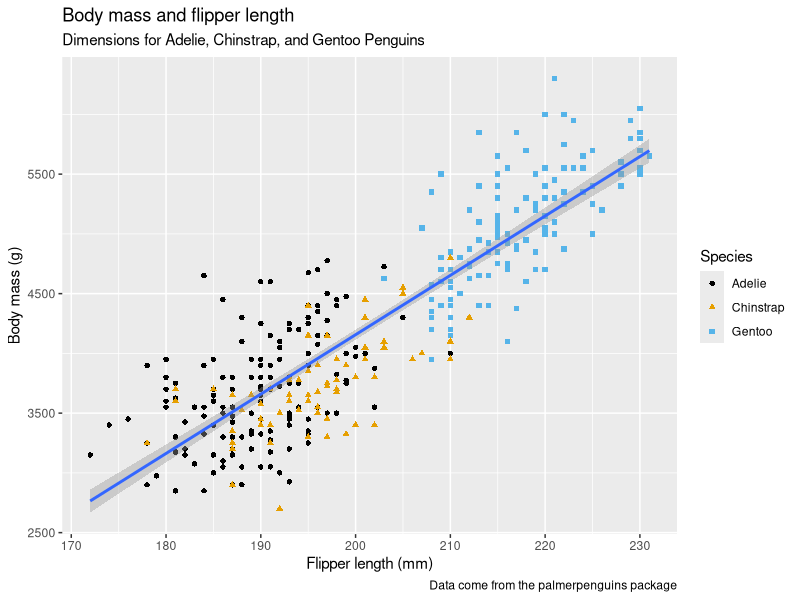
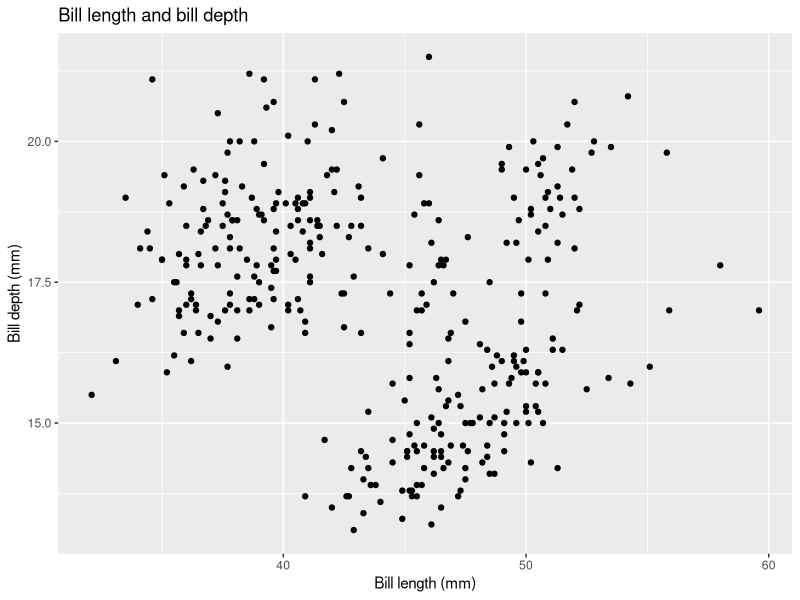
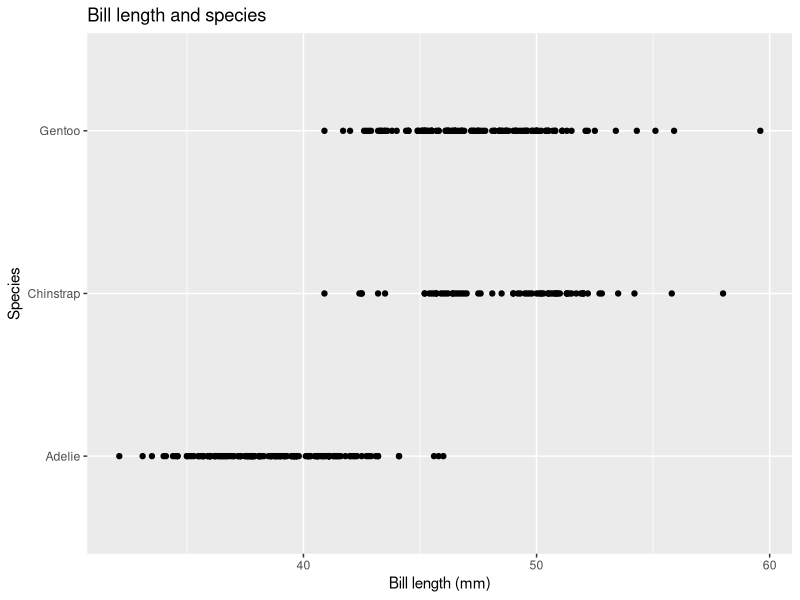
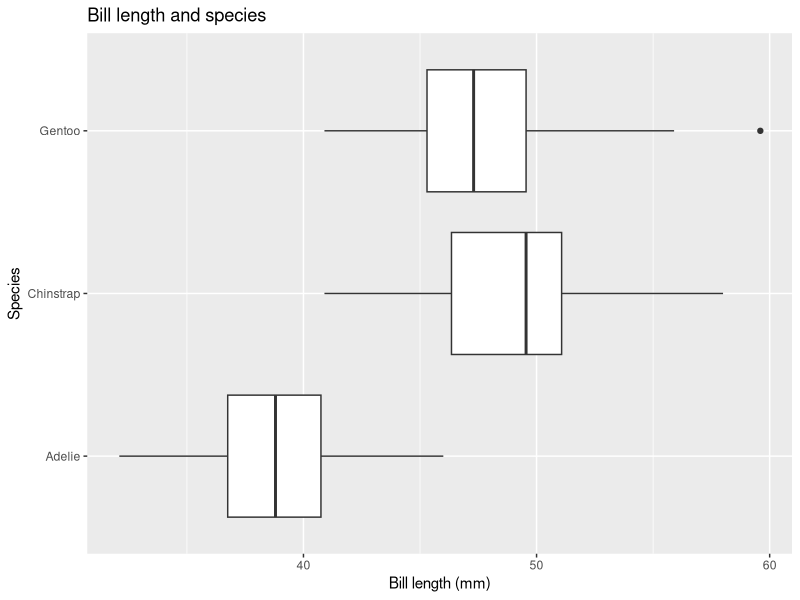
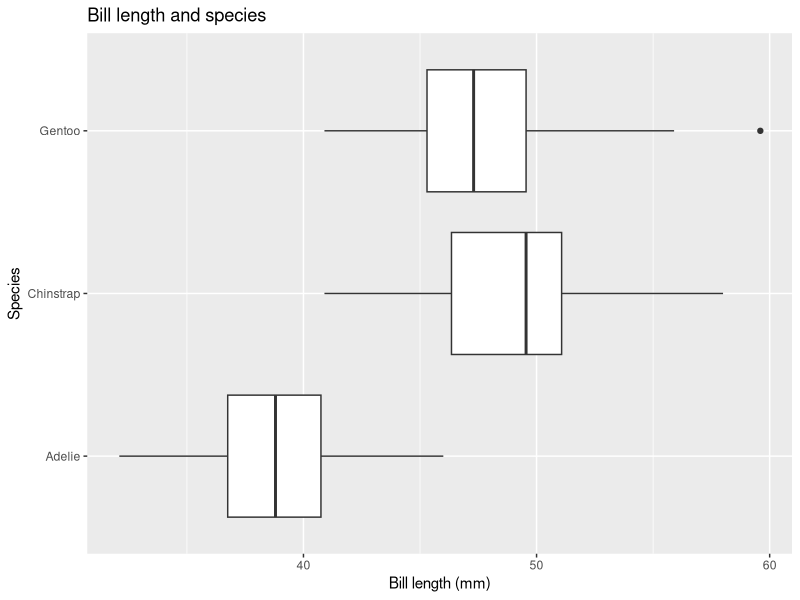
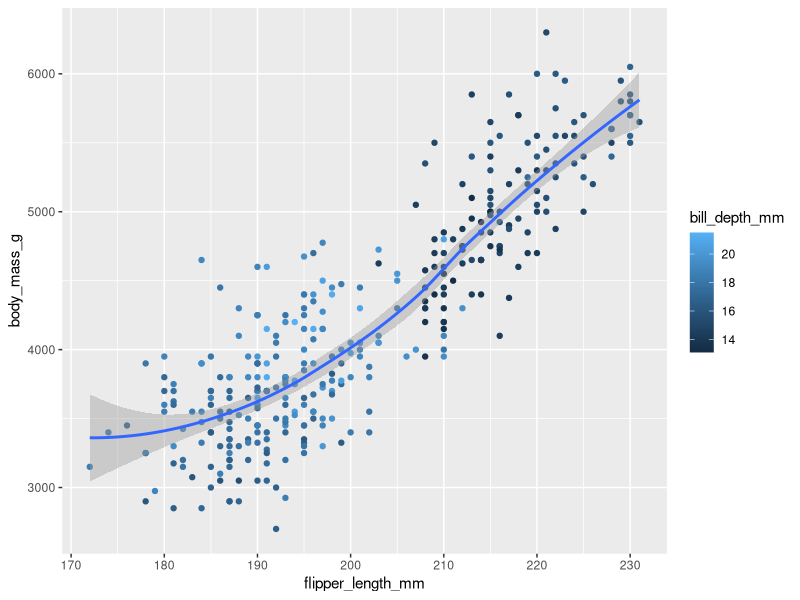
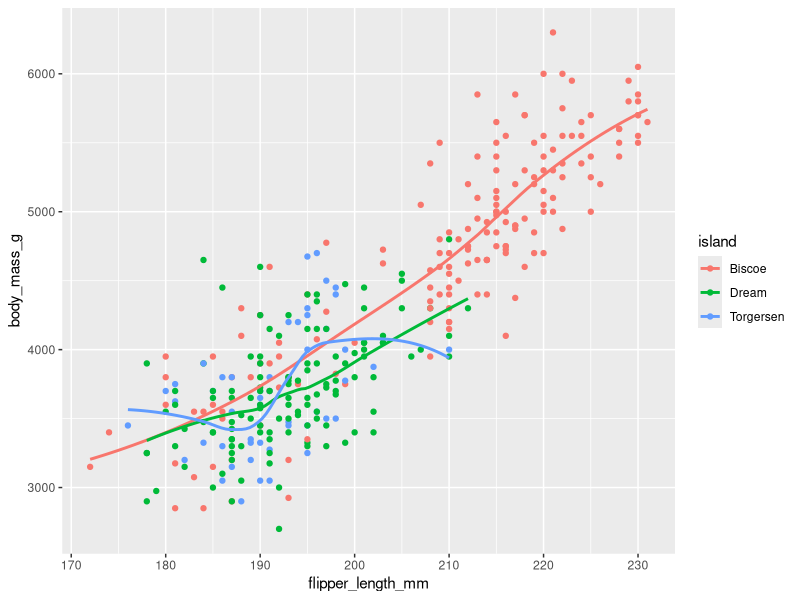
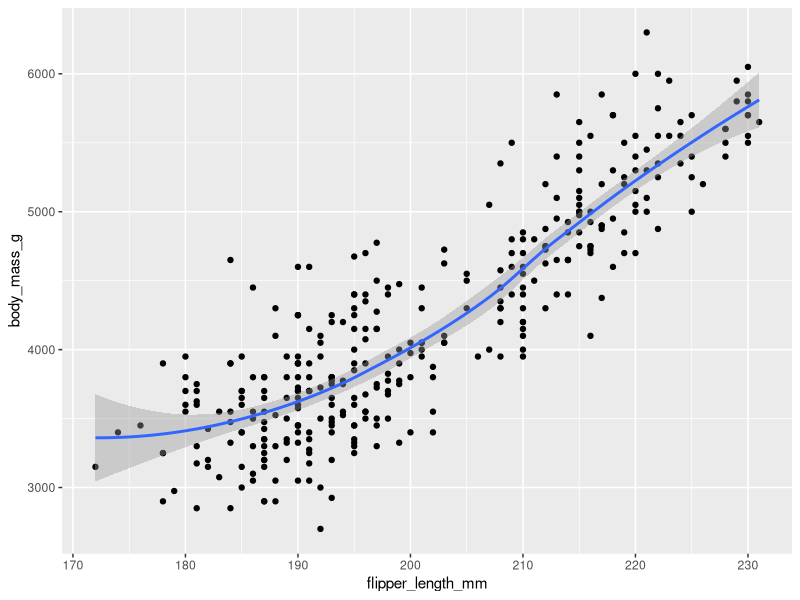

Generate these figures, in order, with R:
## ---- chunk 1
knitr::opts_chunk$set(echo = TRUE)
setwd('/Users/danielstafford/Coding/Tutorials/R-For-Data-Science')
getwd()
## ---- chunk 2
if (!require('tidyverse')) install.packages('tidyverse')
if (!require('palmerpenguins')) install.packages('palmerpenguins')
if (!require('ggthemes')) install.packages('ggthemes')

library(tidyverse)
library(palmerpenguins)
library(ggthemes)
## ---- chunk 3
penguins
glimpse(penguins)
View(penguins)
?penguins
## ---- chunk 4
ggplot(
  data = penguins, # data = optional
  mapping = aes(x = flipper_length_mm, y = body_mass_g)
) + # mapping = optional, inside first () so passed globally
  geom_point(mapping = aes(color = species, shape = species)) + # define colors for just points
  geom_smooth(method = "lm") +
  labs(
    title = "Body mass and flipper length",
    subtitle = "Dimensions for Adelie, Chinstrap, and Gentoo Penguins",
    x = "Flipper length (mm)",
    y = "Body mass (g)",
    color = "Species",
    shape = "Species",
    caption = "Data come from the palmerpenguins package"
  ) +
  scale_color_colorblind()


## ---- chunk 5
dim(penguins) # 344 rows, 8 columns

?penguins # a number denoting bill depth (millimeters) <- thickness

ggplot(data = penguins,
       mapping = aes(x = bill_length_mm, y = bill_depth_mm)) +
  geom_point() + # appearas positive
  labs(title = "Bill length and bill depth",
       x = "Bill length (mm)",
       y = "Bill depth (mm)")

ggplot(data = penguins, 
  mapping = aes(x = bill_length_mm, y = species)
 ) +
  geom_point() +
  labs(title = "Bill length and species",
       x = "Bill length (mm)",
       y = "Species")

ggplot(
  data = penguins,
  mapping = aes(x = bill_length_mm, y = species)
 ) +
  geom_boxplot() +
    labs(title = "Bill length and species",
       x = "Bill length (mm)",
       y = "Species")

ggplot(
  data = penguins,
  mapping = aes(x = bill_length_mm, y = species)
 ) +
  geom_boxplot(na.rm = T) + # ignore missing values
    labs(title = "Bill length and species",
       x = "Bill length (mm)",
       y = "Species")

colSums(is.na(penguins)) # get missing values

ggplot(data = penguins,
       mapping = aes(x = flipper_length_mm, y = body_mass_g)) +
  geom_point(mapping = aes(color = bill_depth_mm)) +
  geom_smooth()


ggplot(
  data = penguins,
  mapping = aes(x = flipper_length_mm, y = body_mass_g, color = island)
) +
  geom_point() +
  geom_smooth(se = FALSE)

ggplot(
  data = penguins,
  mapping = aes(x = flipper_length_mm, y = body_mass_g)
) +
  geom_point() +
  geom_smooth()

ggplot() +
  geom_point(
    data = penguins,
    mapping = aes(x = flipper_length_mm, y = body_mass_g)
  ) +
  geom_smooth(
    data = penguins,
    mapping = aes(x = flipper_length_mm, y = body_mass_g)
  )
## ---- chunk 6
# verbose
ggplot(data = penguins,
       mapping = aes(x = flipper_length_mm, y = body_mass_g)) +
  geom_point()

# concise
ggplot(penguins, aes(x = flipper_length_mm, y = body_mass_g)) +
  geom_point() 

# future pipe
penguins |> 
  ggplot(aes(x = flipper_length_mm, y = body_mass_g)) + 
  geom_point()

## ---- chunk 7

ggplot(penguins, aes(x = species)) +
  geom_bar()

# reorder bt frequency by change to factor
ggplot(penguins, aes(x = fct_infreq(species))) +
  geom_bar()

# 1.4.2 A numerical variable
ggplot(penguins, aes(x = body_mass_g)) +
  geom_histogram(binwidth = 200)

# play with bin width
ggplot(penguins, aes(x = body_mass_g)) +
  geom_histogram(binwidth = 20)
ggplot(penguins, aes(x = body_mass_g)) +
  geom_histogram(binwidth = 2000)

# denskity plot
ggplot(penguins, aes(x = body_mass_g)) +
  geom_density()
## ---- chunk 8
ggplot(penguins, aes(y= species)) + # horizatonal when y = 
  geom_bar()

ggplot(penguins, aes(x = species)) +
  geom_bar(color = "red") # outline red
 
ggplot(penguins, aes(x = species)) +
  geom_bar(fill = "red") # fill in red

# binwidth width of each bar in terms of x units

ggplot(diamonds, aes(x=carat)) +
  geom_histogram(binwidth=0.05)

ggplot(diamonds, aes(x=carat)) +
  geom_histogram(binwidth=0.50)
## ---- chunk 9
# boxplot
ggplot(penguins, aes(x = species, y = body_mass_g)) +
  geom_boxplot()

# density plot, customized the thickness of the lines using the linewidth argument in order to make them stand out a bit more against the background.
ggplot(penguins, aes(x = body_mass_g, color = species)) +
  geom_density(linewidth = 0.75)

# alpha aesthetic to add transparency to the filled density curves. 
ggplot(penguins, aes(x = body_mass_g, color = species, fill = species)) +
  geom_density(alpha = 0.5)

# 1.5.2 Two categorical variables

# difficlut to interpet, different bar siaes
ggplot(penguins, aes(x = island, fill = species)) +
  geom_bar()

#  relative frequency plot created by setting position = "fill" in the geom, is more useful for comparing species distributions across islands since it’s not affected by the unequal numbers of penguins across the islands
ggplot(penguins, aes(x = island, fill = species)) +
  geom_bar(position = "fill")

# 1.5.3 Two numerical variables

ggplot(penguins, aes(x = flipper_length_mm, y = body_mass_g)) +
  geom_point()

# 3 or more variables, butcluttered and difficult ot read
ggplot(penguins, aes(x = flipper_length_mm, y = body_mass_g)) +
  geom_point(aes(color = species, shape = island))

# solutoin1 facets!
ggplot(penguins, aes(x = flipper_length_mm, y = body_mass_g)) +
  geom_point(aes(color = species, shape = species)) +
  facet_wrap(~island) # seperate plots via island

## ---- chunk 10
mpg
?mpg 

ggplot(
  mpg, 
  aes(x = hwy, y = displ, size = cty)
) + 
  geom_point()

ggplot(
  mpg, 
  aes(x = hwy, y = displ, size = cty, color = cty)
) + 
  geom_point()

ggplot(
  mpg, 
  aes(x = hwy, y = displ, size = cty, color = cty, shape = drv)
) + 
  geom_point()

ggplot(
  mpg, 
  aes(x = hwy, y = displ, size = cty, color = cty, shape = drv, linewidth = cty) # linewidth is ignored
) + 
  geom_point()

ggplot(penguins, aes(x = bill_depth_mm, y = bill_length_mm)) +
  geom_point(aes(color=species)) + facet_wrap(~species)

ggplot(
  data = penguins,
  mapping = aes(
    x = bill_length_mm, y = bill_depth_mm, 
    color = species, shape = species
  )
) +
  geom_point() +
  labs(color = "species") # lower case to match var name

ggplot(penguins, aes(x = island, fill = species)) +
  geom_bar(position = "fill") # differences between islands
ggplot(penguins, aes(x = species, fill = island)) +
  geom_bar(position = "fill") # differences between species

## ---- chunk 11

ggplot(penguins, aes(x = flipper_length_mm, y = body_mass_g)) +
  geom_point()
ggsave(filename = "penguin-plot.svg")

## ---- chunk 12

ggplot(mpg, aes(x = class)) +
  geom_bar()
ggplot(mpg, aes(x = cty, y = hwy)) +
  geom_point()
ggsave("mpg-plot.pdf") # saves last run, remember to use f1 for help

